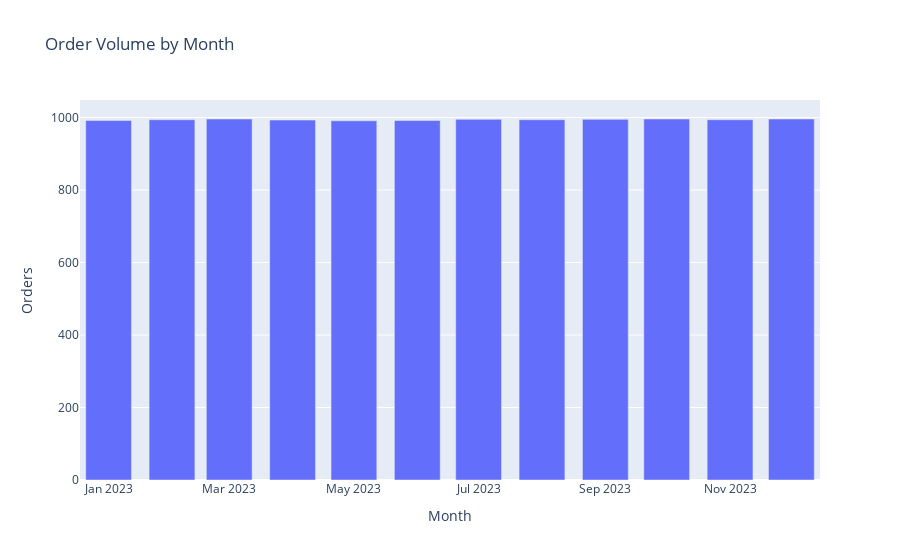

Here is the notebook cell this chart was saved with:
### Code cell
fig_orders = px.bar(monthly_summary, x='Month', y='Orders', title='Order Volume by Month')
fig_orders.update_layout(xaxis_title='Month', yaxis_title='Orders')
fig_orders

### Figure 1 — Plotly figure (JSON) as saved in the notebook; plotly's stock layout.template omitted (floating-point values rounded to 4 significant figures)
{"data": [{"alignmentgroup": "True", "hovertemplate": "Month=%{x}<br>Orders=%{y}<extra></extra>", "legendgroup": "", "marker": {"color": "#636efa", "pattern": {"shape": ""}}, "name": "", "offsetgroup": "", "orientation": "v", "showlegend": false, "textposition": "auto", "type": "bar", "x": ["2023-01-01T00:00:00", "2023-02-01T00:00:00", "2023-03-01T00:00:00", "2023-04-01T00:00:00", "2023-05-01T00:00:00", "2023-06-01T00:00:00", "2023-07-01T00:00:00", "2023-08-01T00:00:00", "2023-09-01T00:00:00", "2023-10-01T00:00:00", "2023-11-01T00:00:00", "2023-12-01T00:00:00"], "xaxis": "x", "y": [992, 994, 996, 993, 991, 992, 995, 994, 995, 996, 994, 996], "yaxis": "y"}], "layout": {"barmode": "relative", "legend": {"tracegroupgap": 0}, "title": {"text": "Order Volume by Month"}, "xaxis": {"anchor": "y", "domain": [0, 1], "title": {"text": "Month"}}, "yaxis": {"anchor": "x", "domain": [0, 1], "title": {"text": "Orders"}}}}
